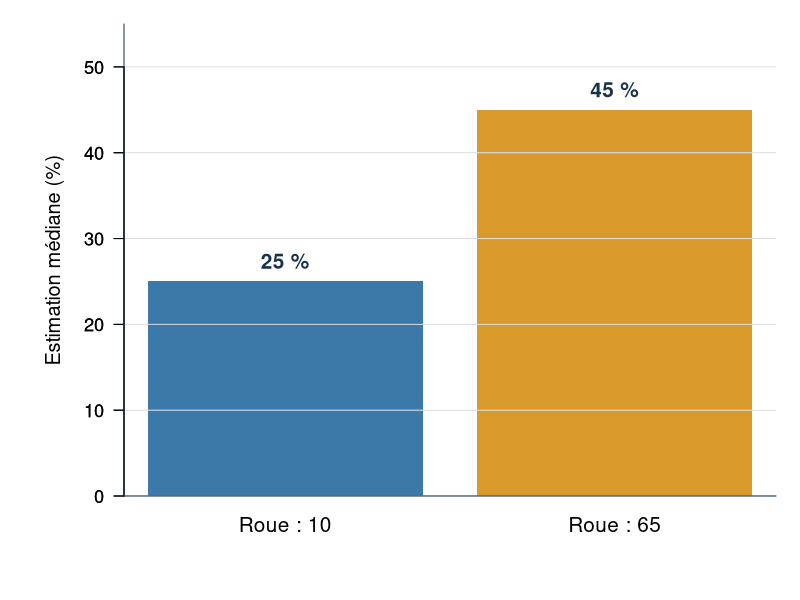

This chart was generated by the following R code:
svg("ancrage-tversky-kahneman-1974.svg", width = 10.5, height = 5.8,
    family = "sans", bg = "transparent")

par(mar = c(5.2, 6.2, 1.2, 1.2), las = 1)
valeurs <- c(25, 45)
noms <- c("Roue : 10", "Roue : 65")
couleurs <- c("#3C78A8", "#D89B2B")

bp <- barplot(
  valeurs,
  names.arg = noms,
  col = couleurs,
  border = NA,
  ylim = c(0, 55),
  ylab = "Estimation médiane (%)",
  cex.names = 1.25,
  cex.axis = 1.1,
  cex.lab = 1.2
)

abline(h = seq(0, 50, by = 10), col = "#D9DEE3", lwd = 1)
axis(2, at = seq(0, 50, by = 10), las = 1, cex.axis = 1.1)
text(bp, valeurs + 2.4, labels = paste0(valeurs, " %"),
     font = 2, cex = 1.25, col = "#17324D")
box(bty = "l", col = "#17324D")

dev.off()
